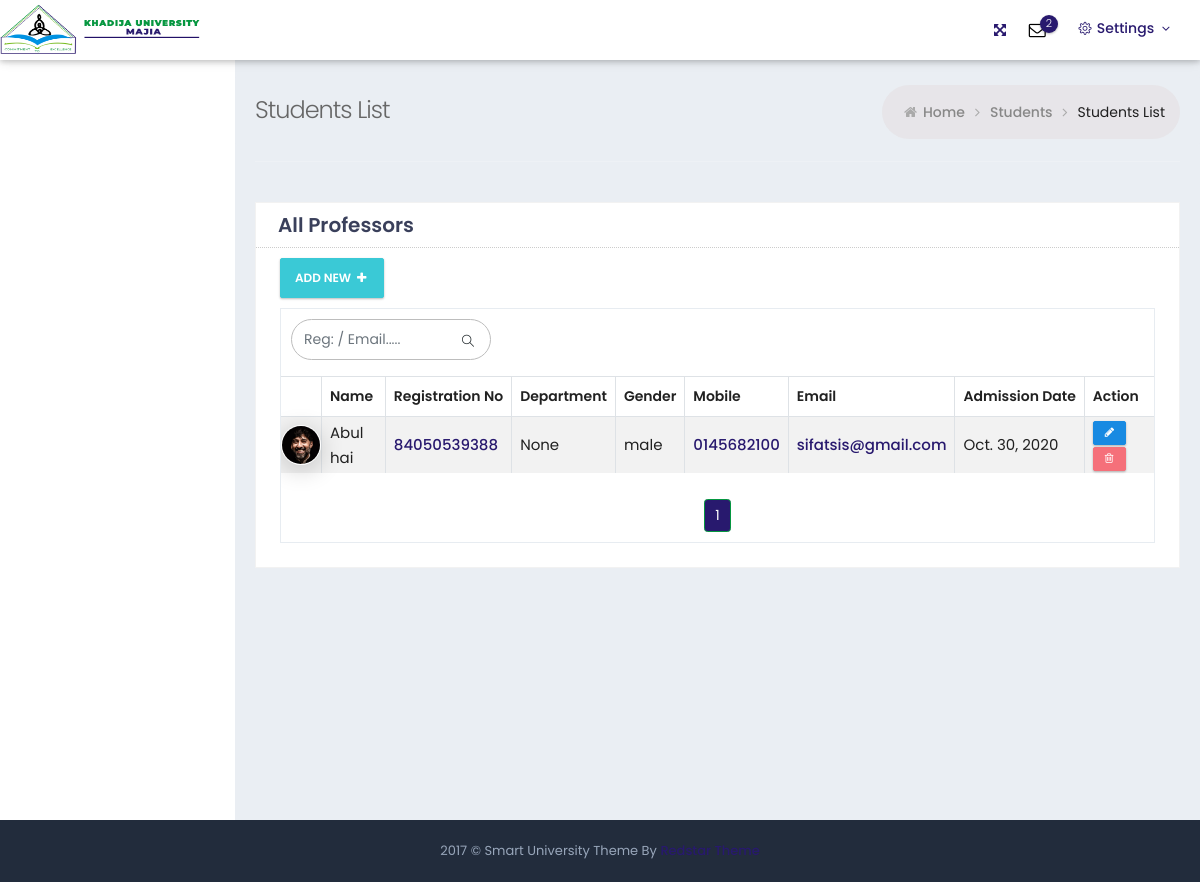
/adm/list_of_student/, run on an earlier commit of the app's database.
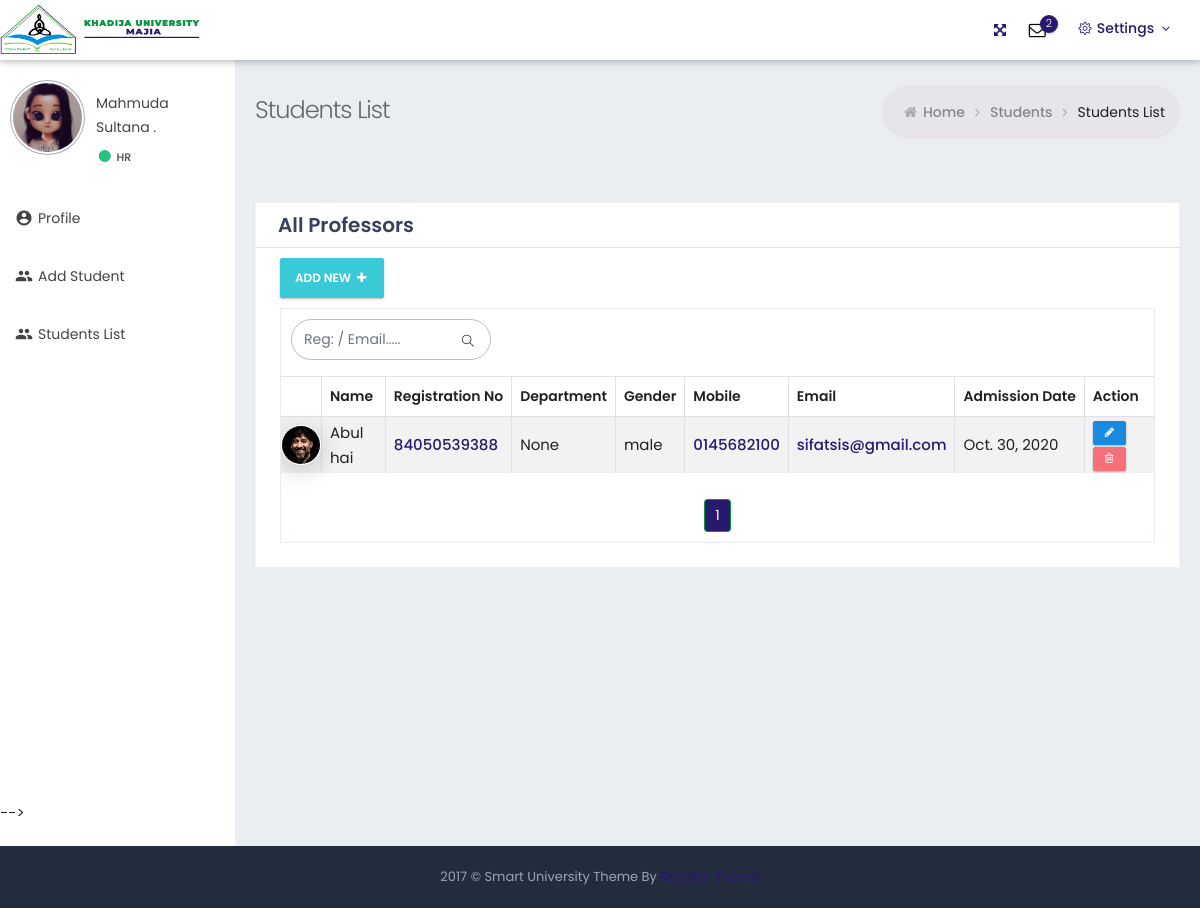
And on a later commit of the database.
### sis/models.py (models this page shows, shortened)
class Student(models.Model):
    user = models.ForeignKey(
        settings.AUTH_USER_MODEL, on_delete=models.CASCADE, null=True)
    faculty = models.ForeignKey(to='Faculty', related_name='sis_faculty', on_delete=models.CASCADE, null=True, blank=True)
    dept = models.ForeignKey(to='Department', related_name='sis_department', on_delete=models.CASCADE, null=True, blank=True)
    registration_No= models.CharField(
           max_length = 11,
           blank=True,
           null=True,
           unique=True,
           default=create_new_ref_number()
      )
    status = models.CharField(max_length=10, choices=STATUS, default='active')
    first_name = models.CharField(max_length=40)
    middle_name = models.CharField(max_length=40)
    last_name = models.CharField(max_length=40, blank=True)
    image = models.ImageField(upload_to='students/images/')
    gender = models.CharField(max_length=10, choices=GENDER)
    date_of_birth = models.DateField(default=timezone.now)
    date_of_admission = models.DateField(default=timezone.now)
    join = models.DateTimeField(auto_now_add=True)
    phone = models.CharField(max_length=15)
    email = models.EmailField(unique=True)
    address = models.TextField(blank=True)
    others = models.TextField(blank=True)
    def get_name(self):
        return (f'{self.first_name +" " + " "+ self.middle_name +" " + " "+  self.last_name}')

### adm/models.py (models this page shows, shortened)
class Adm_Profile(models.Model):
    user = models.OneToOneField(
        settings.AUTH_USER_MODEL, on_delete=models.CASCADE)
    status = models.CharField(max_length=10, choices=STATUS, default='active')
    pin_number   = models.CharField(max_length=100, unique=True)
    first_name = models.CharField(max_length=40)
    middle_name = models.CharField(max_length=40)
    last_name = models.CharField(max_length=40)
    image = models.ImageField(upload_to='lecturer/images/')
    gender = models.CharField(max_length=10, choices=GENDER)
    marital_status = models.CharField(max_length=10, choices=Marital_Status)
    child = models.PositiveIntegerField()
    date_of_birth = models.DateField(default=timezone.now)
    graduate = models.IntegerField()
    postgraduate = models.IntegerField()
    phd = models.IntegerField()
    date_of_join = models.DateField(default=timezone.now)
    phone = models.CharField(max_length=15)
    email = models.EmailField(unique=True)
    address = models.TextField(blank=True)
    others = models.TextField(blank=True)
    def get_name(self):
        return (f'{self.first_name +" " + " "+ self.middle_name +" " + " "+  self.last_name}')
    class Meta:
        db_table = ''
        managed = True
        verbose_name = 'Adm_Profile'
        verbose_name_plural = 'Adm_Profiles'

### adm/views.py (the view)
# urls.py: path('list_of_student/', views.Student_List.as_view(), name='list_of_student'),
class Student_List(generic.ListView):
    model = Student
    template_name = 'student_list.html'
    context_object_name = 'queryset'
    paginate_by = 1
    def get_context_data(self, **kwargs):
        self.profile = Adm_Profile.objects.all()
        context = super().get_context_data(**kwargs)
        context['profile'] = self.profile
        return context

### adm/templates/student_list.html (shortened to what this page needs)
{% load static %}
<!DOCTYPE html>
<html lang="en">
<head>
	<link href="{% static 'fonts/simple-line-icons/simple-line-icons.min.css' %}" rel="stylesheet" type="text/css" />
	<link href="{% static 'fonts/font-awesome/css/font-awesome.min.css' %}" rel="stylesheet" type="text/css" />
	<link href="{% static 'fonts/material-design-icons/material-icon.css' %}" rel="stylesheet" type="text/css" />
	<link href="{% static 'assets/plugins/bootstrap/css/bootstrap.min.css' %}" rel="stylesheet" type="text/css" />
	<link href="{% static 'assets/plugins/datatables/plugins/bootstrap/dataTables.bootstrap4.min.css' %}" rel="stylesheet"
		type="text/css" />
	<link rel="stylesheet" href="{% static 'assets/plugins/material/material.min.css' %}">
	<link rel="stylesheet" href="{% static 'assets/css/material_style.css' %}">
	<link href="{% static 'assets/css/theme/light/theme_style.css' %}" rel="stylesheet" id="rt_style_components" type="text/css" />
	<link href="{% static 'assets/css/theme/light/style.css' %}" rel="stylesheet" type="text/css" />
	<link href="{% static 'assets/css/plugins.min.css' %}" rel="stylesheet" type="text/css" />
	<link href="{% static 'assets/css/responsive.css' %}" rel="stylesheet" type="text/css" />
	<link href="{% static 'assets/css/theme/light/theme-color.css' %}" rel="stylesheet" type="text/css" />
</head>
<body
	class="page-header-fixed sidemenu-closed-hidelogo page-content-white page-md header-white white-sidebar-color logo-indigo">
	<div class="page-wrapper">
	{% include "base/header.html" %}
		<div class="page-container">
		{% include "a_sidebar.html" %}
			<div class="page-content-wrapper">
				<div class="page-content">
					<div class="page-bar">
						<div class="page-title-breadcrumb">
							<div class=" pull-left">
								<div class="page-title">Students List</div>
							</div>
							<ol class="breadcrumb page-breadcrumb pull-right">
								<li><i class="fa fa-home"></i>&nbsp;<a class="parent-item"
										href="index.html">Home</a>&nbsp;<i class="fa fa-angle-right"></i>
								</li>
								<li><a class="parent-item" href="#">Students</a>&nbsp;<i class="fa fa-angle-right"></i>
								</li>
								<li class="active">Students List</li>
							</ol>
						</div>
					</div>
					<div class="row">
						<div class="col-md-12">
							<div class="tabbable-line">
								<div class="tab-content">
									<div class="tab-pane active fontawesome-demo" id="tab1">
										<div class="row">
											<div class="col-md-12">
												<div class="card card-box">
													<div class="card-head">
														<header>All Professors</header>
													</div>
													<div class="card-body ">
														<div class="row">
															<div class="col-md-6 col-sm-6 col-6">
																<div class="btn-group">
																	<a href="{% url 'adm:add_student' %}" id="addRow"
																		class="btn btn-info">
																		Add New <i class="fa fa-plus"></i>
																	</a>
																</div>
															</div>
														</div>
														<div class="table-scrollable">
														<form class="search-form-opened" action="{% url 'adm:search_student' %}">
															<div class="input-group">
																<input type="text" class="form-control" placeholder="Reg: / Email....." name="q">
																<span class="input-group-btn">
																	<a href="javascript:;" class="btn submit">
																		<i class="icon-magnifier"></i>
																	</a>
																</span>
															</div>
														</form> <br>
														<p></p><br>
															<table
                                                                class="table table-striped table-bordered table-hover table-checkable order-column valign-middle">
																<thead>
																	<tr>
																		<th></th>
                                                                        <th> Name </th>
                                                                        <th> Registration No  </th>
																		<th> Department </th>
																		<th> Gender </th>
																		<th> Mobile </th>
																		<th> Email </th>
																		<th>Admission Date</th>
																		<th> Action </th>
																	</tr>
                                                                </thead>
																<tbody>
                                                                    {% for student in queryset  %}
																	<tr class="odd gradeX">
																		<td class="patient-img">
																			<img src="{% static 'assets/img/prof/prof1.jpg' %}"
																				alt="">
																		</td>
																		<td>{{student.get_name}}</td>
																		<td class="left"><a href="{% url 'adm:student_about' student.pk %}">{{student.registration_No}}</a></td>
																		<td class="left">{{student.dept}}</td>
																		<td class="left">{{student.gender}}</td>
																		<td><a href="tel:{{studnet.phone}}">
																				{{student.phone}} </a></td>
																		<td><a href="mailto:{{student.email}}">
																				{{student.email}} </a></td>
																		<td class="left">{{student.date_of_admission}}</td>
																		<td>
																			<a href="{% url 'adm:student_edit' student.pk %}"
																				class="btn btn-primary btn-xs">
																				<i class="fa fa-pencil"></i>
																			</a>
																			<button class="btn btn-danger btn-xs">
																				<i class="fa fa-trash-o "></i>
																			</button>
																		</td>
                                                                    </tr>
                                                                    {% endfor %}
																</tbody>
															</table>
															{% include "h_pagination.html" %}
														</div>
													</div>
												</div>
											</div>
										</div>
                                    </div>
								</div>
							</div>
						</div>
					</div>
				</div>
			</div>
		</div>
		<div class="page-footer">
			<div class="page-footer-inner"> 2017 &copy; Smart University Theme By
				<a href="mailto:redstartheme@gmail.com" target="_top" class="makerCss">Redstar Theme</a>
			</div>
		</div>
	</div>
</body>
</html>

### templates/base/header.html (shortened to what this page needs)
{% load static %}
    <div class="page-header navbar navbar-fixed-top">
        <div class="page-header-inner ">
                  <div class="page-logo">
    <nav >
        <a class="navbar-brand" href="#">
          <img src="{% static 'logo/kdj_uni.png' %}" height="50" width="200" alt="mdb logo">
        </a>
      </nav>
                  </div>
            <div class="top-menu">
                <ul class="nav navbar-nav pull-right">
                    <li><a href="javascript:;" class="fullscreen-btn"><i class="fa fa-arrows-alt"></i></a></li>
                    <li class="dropdown dropdown-extended dropdown-inbox" id="header_inbox_bar">
                        <a href="javascript:;" class="dropdown-toggle" data-toggle="dropdown" data-hover="dropdown"
                            data-close-others="true">
                            <i class="fa fa-envelope-o"></i>
                            <span class="badge headerBadgeColor2"> 2 </span>
                        </a>
                    </li>
                {% include "base/user_settings.html" %}
                </ul>
            </div>
        </div>
    </div>

### templates/base/user_settings.html (shortened to what this page needs)
{% load static %}
    <li class="dropdown dropdown-user">
        <a style="color: #28196e;" href="javascript:;" class="dropdown-toggle" data-toggle="dropdown" data-hover="dropdown"
            data-close-others="true">
            <i style="color: #28196e;" class="icon-settings"></i> Settings
            <i style="color: #28196e;" class="fa fa-angle-down"></i>
        </a>
    </li>

### adm/templates/a_sidebar.html (shortened to what this page needs)
{% load static %}
<div class="sidebar-container">
    <div class="sidemenu-container navbar-collapse collapse fixed-menu">
        <div id="remove-scroll" class="left-sidemenu">
            <ul class="sidemenu  page-header-fixed slimscroll-style" data-keep-expanded="false"
                data-auto-scroll="true" data-slide-speed="200" style="padding-top: 20px">
                {% for profile in profile %}
                <li class="sidebar-user-panel">
                    <div class="user-panel">
                        <div class="pull-left image">
                            <img src="{{profile.image.url}}" class="img-circle user-img-circle"
                                alt="User Image" />
                        </div>
                        <div class="pull-left info">
                            <p> {{profile.get_name}}</p>
                            <a href="#"><i class="fa fa-circle user-online"></i><span class="txtOnline">
                                    HR</span></a>
                        </div>
                    </div>
                </li>
                <li class="nav-item">
                    <a href="{% url 'adm:profile' %}" class="nav-link nav-toggle"> <i class="material-icons">account_circle</i>
                        <span class="title">Profile</span>
                    </a>
                </li>
                <li class="nav-item">
                    <a href="{% url 'adm:add_student' %}" class="nav-link nav-toggle"><i class="material-icons">group</i>
                        <span class="title">Add Student</span>
                    </a>
                </li>
                <li class="nav-item">
                    <a href="{% url 'adm:list_of_student' %}" class="nav-link nav-toggle"><i class="material-icons">group</i>
                        <span class="title">Students List</span>
                    </a>
                </li>
                    </ul>
                </li> -->
                {% endfor %}
            </ul>
        </div>
    </div>
</div>

### hr/templates/h_pagination.html (shortened to what this page needs)
{% load static %}
<div class="pages">
    {% if page_obj.has_next %}
    <p class="loadMore"><a href="?page={{ page_obj.next_page_number }}" ></i></a></p>
    <nav aria-label="Page navigation example" class="d-flex justify-content-center">
  {% else %}
  <nav aria-label="Page navigation example" class="d-flex justify-content-center">
      {% endif %}
      <ul class="pagination">
        {% for n in page_obj.paginator.page_range %}
          {% if page_obj.number == n %}
            <li class="page-item active">
                <span class="page-link">{{n}}</span>
            </li>
          {% elif n > page_obj.number|add:'-3' and n < page_obj.number|add:'3' %}
            <li class="page-item">
              <a href="?page={{ n }}" class="page-link">{{ n }}</a>
            </li>
          {% endif %}
        {% endfor %}
    </ul>
    </nav>
  </div>

### static/assets/css/material_style.css (style rules this page uses)
.page-header.navbar .page-logo { line-height: 1.7 !important; }

### static/assets/css/theme/light/style.css (style rules this page uses)
.input-group-btn .btn { box-shadow: none }
.fa { display: inline-block; font: normal normal normal 14px/1 FontAwesome; font-size: inherit; -webkit-font-smoothing: antialiased; -moz-osx-font-smoothing: grayscale; transform: translate(0, 0); }
.fa-angle-down:before { content: "\f107"; }

### static/assets/css/responsive.css (style rules this page uses)
@media (min-width:768px) { .navbar-nav>li { float: left; } }
@media (min-width:992px) { .sidemenu-container { width: 235px; float: left; position: relative; margin-right: -100% } }
@media (min-width:992px) { .sidemenu-container.collapse { display: block; max-height: none !important } }
@media (min-width:992px) { .page-content-wrapper { float: left; width: 100% } }
@media (min-width:992px) { .page-content-wrapper .page-content { margin-left: 235px; margin-top: 0; min-height: 600px; padding: 25px 20px 10px } }
@media (min-width:992px) { .page-footer { clear: left } }

### static/assets/css/theme/light/theme-color.css (style rules this page uses)
:root { --sidebar-color: #ffffff; --sidebar-font-color: #4680ff; --logo-color: #222c3c; --header-color: #6673FC; }
.white-sidebar-color .sidemenu-container { background-color: #ffffff; }
.white-sidebar-color .user-panel, .white-sidebar-color .txtOnline, .white-sidebar-color .sidemenu-container .sidemenu>li>a, .white-sidebar-color .sidemenu-closed.sidemenu-container-fixed .sidemenu-container:hover .sidemenu>li>a { color: #444; }
.white-sidebar-color .page-container { background-color : #ffffff; }
.logo-indigo .page-header.navbar .page-logo { background: #ffffff; }
.header-white .page-header.navbar { background-color: #ffffff; }
.header-white form.search-form-opened { float: left; width: 100%; max-width: 200px; background-color: transparent; color: #fff; border-radius: 30px; margin: 10px 0 0 10px; border: 1px solid #bdbdbd; }
.header-white .page-header.navbar .top-menu .navbar-nav>li.dropdown-language>.dropdown-toggle>.langname, .header-white .page-header.navbar .top-menu .navbar-nav>li.dropdown-user>.dropdown-toggle>.username, .header-white .page-header.navbar .top-menu .navbar-nav>li.dropdown-user>.dropdown-toggle>i { color: #000; }
.header-white .page-header.navbar .top-menu .navbar-nav>li.dropdown .dropdown-toggle>i { color: #000; }

What changed in the data, as far as the page shows it:
added Adm_Profile: image (picture), get_name "Mahmuda Sultana ."
